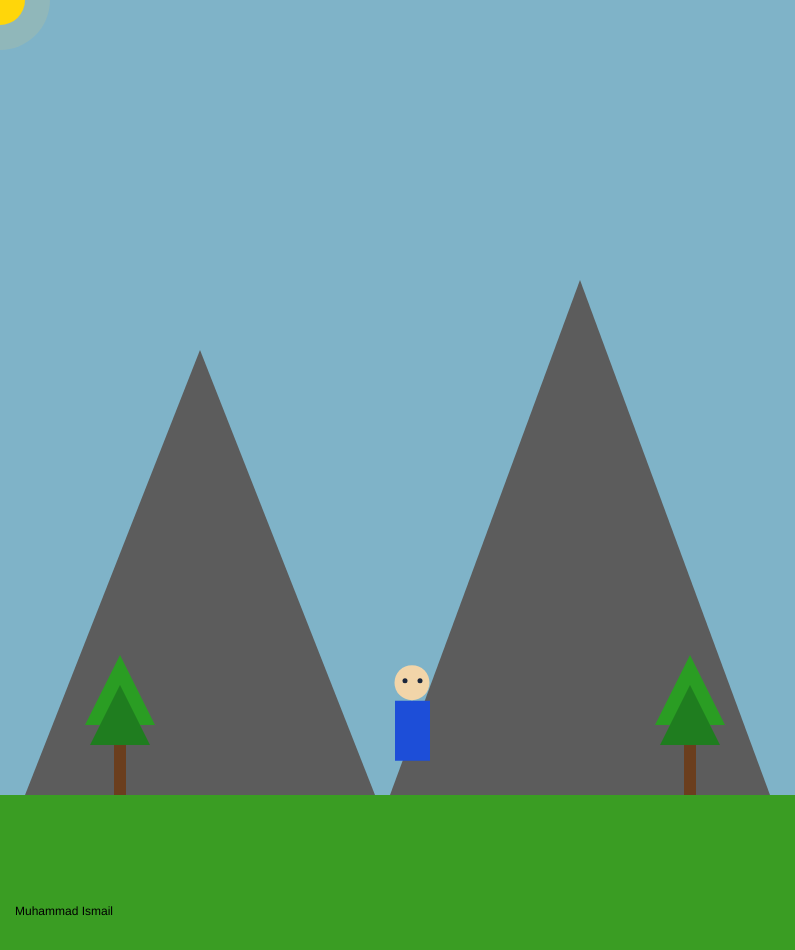
Frame 1 (no input)
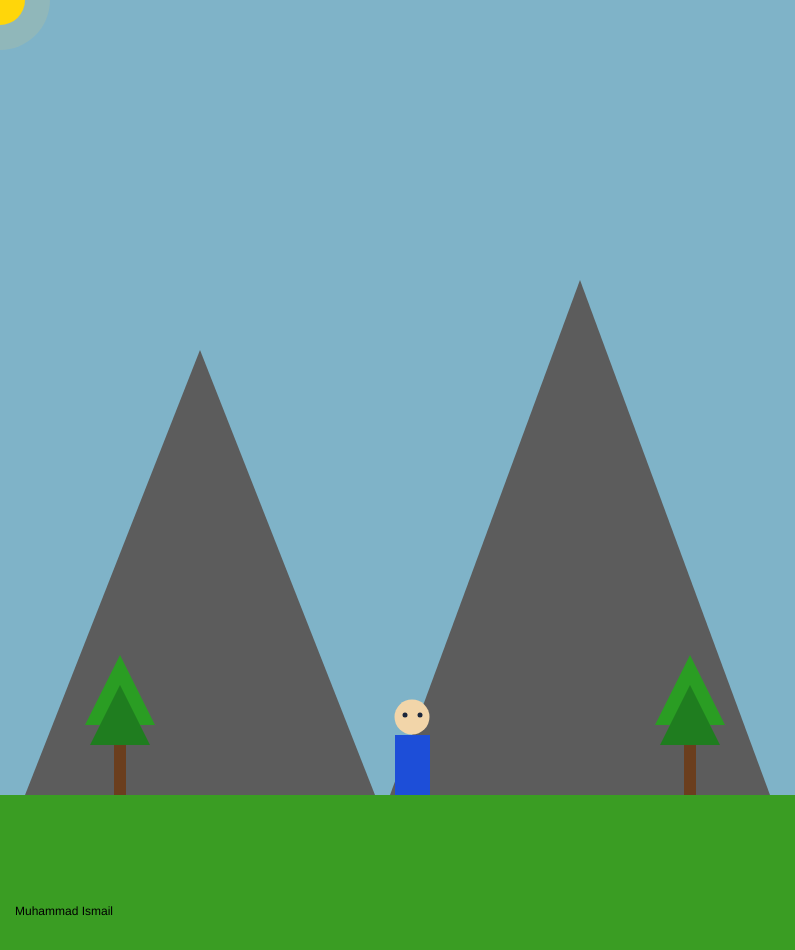
Frame 60 (no input)
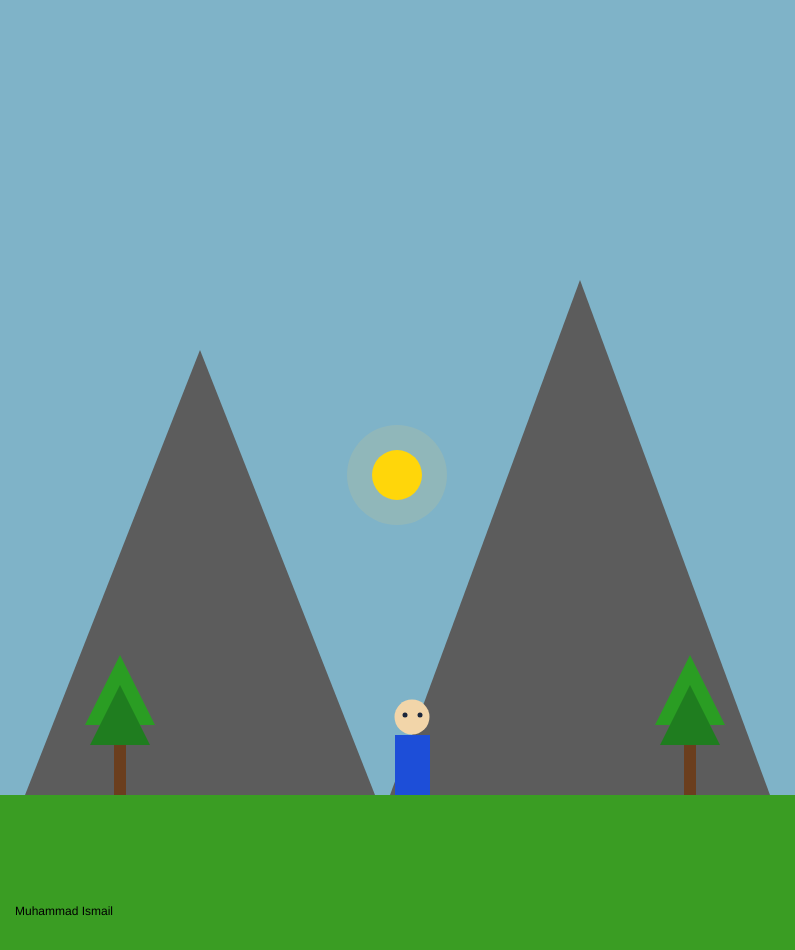
Frame 120 (the mouse pressed at the canvas centre since frame 60)

The p5.js sketch that drew these frames (run headless with seeded random() and noise() and a simulated clock; from frame 60 on, the mouse is pressed at the canvas centre):

// p5.js sketch
// ── sketch.js
// Interactive Scene
// Muhammad Ismail
// 2/11/2026
// This is my cool intractive scene it has mountains, a sun that looks like a egg,
// trees, mutaple colors and gravitey that looks funy for some reson 
// (To me it looks like those blender fawling objects that bounce)

// Globle variable
let x = 395;
let y = 700;
let ySpeed = 0;
let currentBack = 0;
let ground = 795;

// constant
let GRAVITY = 0.7;


function setup() {
  noStroke();
  createCanvas(ground, 950);
}

function drawMountain(x, peak, size){
  // This function will make a mountain

  fill('#5c5c5c');
  triangle(x, peak, x - size/2, ground, x + size/2, ground);

}

function sun(){
  // this function makes a sun
  fill('#ffd16622');
  circle(mouseX, mouseY, 100);

  fill('#ffd60a');
  circle(mouseX, mouseY, 50);
}

function drawTree(x,y){
  // This function will draw a tree
  // x -> Tree x cordinate
  // y -> Tree y cordinate

  fill('#6b3e1d');
  rect(x - 6, y - 70, 12, 70);

  fill('#2a9d23');
  triangle(x, y - 140, x - 35, y - 70, x + 35, y - 70);

  fill('#1f7d1f');
  triangle(x, y - 110, x - 30, y - 50, x + 30, y - 50);
}

function character(x, y){
  // draws my charcter
  // x -> player x cordinate
  // y -> player y cordinate
  
  fill('#1d4ed8');
  rect(x, y, 35, 60);

  fill('#f2d5a9');
  ellipse(x + 17, y - 18, 35);

  fill('#1b263b');
  ellipse(x + 10, y - 20, 5);
  ellipse(x + 25, y - 20, 5);


}



function keyPressed() {
  // This is for jumps / upmovement
  if (keyIsDown(87)) {

    if (y >= ground - 60)
      // this is to make shour the player is on ground
      ySpeed = -15;

  }

}

function mousePressed() {
  // This is a existing function in teh p5.js library
  if (mouseButton == CENTER) {
    // Update bacground
    currentBack++;
    if ( currentBack > 3){
      currentBack = 0;
    }

  }

}

function draw() {

  // change current back state to change color

  if (currentBack == 0) {
    background('#7fb3c8');
  }

  if (currentBack == 1) {
    background('#f4a261');
  }

  if (currentBack == 2) {
    background('#4a6fa5');
  }

  if (currentBack == 3) {
    background('#1b263b');
  }

  
  sun();

  // Mountains 
  drawMountain(200, 350, 350);
  drawMountain(580, 280, 380);

  // Ground
  fill('#3a9d23');
  rect(0, ground, 795, 200);

  // Trees
  drawTree(120, ground);
  drawTree(690, ground);
  
  // Name
  fill(0);
  text("Muhammad Ismail", 15, 915);

  // Gravitey
  ySpeed += GRAVITY;
  y += ySpeed;

  if (y > ground - 60) {

    y = ground - 60;
    ySpeed = 0;

  }

  // Update x and y to move the charcter
   if (keyIsDown(65)){ 
    x -= 5;
  }

  if (keyIsDown(68)) {
    x += 5;
  }

  // Charcter
  character(x, y);
  
  
}
